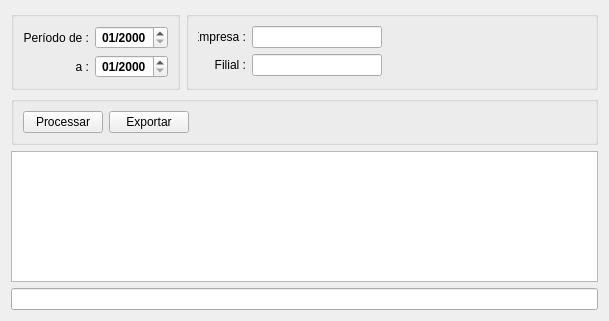
<?xml version="1.0" encoding="UTF-8"?>
<ui version="4.0">
 <class>GuiaINSSFolha</class>
 <widget class="QWidget" name="GuiaINSSFolha">
  <property name="geometry">
   <rect>
    <x>0</x>
    <y>0</y>
    <width>609</width>
    <height>321</height>
   </rect>
  </property>
  <property name="windowTitle">
   <string>Form</string>
  </property>
  <layout class="QGridLayout" name="gridLayout_3">
   <item row="2" column="0" colspan="2">
    <widget class="QTableWidget" name="tableWidget"/>
   </item>
   <item row="3" column="0" colspan="2">
    <widget class="QLineEdit" name="campoPesquisarObjetosTabela">
     <property name="clearButtonEnabled">
      <bool>true</bool>
     </property>
    </widget>
   </item>
   <item row="0" column="1">
    <widget class="QGroupBox" name="groupBox_2">
     <property name="title">
      <string/>
     </property>
     <layout class="QGridLayout" name="gridLayout">
      <item row="0" column="1">
       <widget class="QLineEdit" name="campoID_Empresa">
        <property name="maximumSize">
         <size>
          <width>130</width>
          <height>16777215</height>
         </size>
        </property>
        <property name="clearButtonEnabled">
         <bool>true</bool>
        </property>
       </widget>
      </item>
      <item row="0" column="0">
       <widget class="QLabel" name="label_3">
        <property name="maximumSize">
         <size>
          <width>48</width>
          <height>16777215</height>
         </size>
        </property>
        <property name="text">
         <string>Empresa :</string>
        </property>
        <property name="alignment">
         <set>Qt::AlignRight|Qt::AlignTrailing|Qt::AlignVCenter</set>
        </property>
       </widget>
      </item>
      <item row="1" column="1">
       <widget class="QLineEdit" name="campoID_Filial">
        <property name="maximumSize">
         <size>
          <width>130</width>
          <height>16777215</height>
         </size>
        </property>
        <property name="clearButtonEnabled">
         <bool>true</bool>
        </property>
       </widget>
      </item>
      <item row="1" column="0">
       <widget class="QLabel" name="label_5">
        <property name="maximumSize">
         <size>
          <width>48</width>
          <height>16777215</height>
         </size>
        </property>
        <property name="text">
         <string>Filial :</string>
        </property>
        <property name="alignment">
         <set>Qt::AlignRight|Qt::AlignTrailing|Qt::AlignVCenter</set>
        </property>
       </widget>
      </item>
      <item row="0" column="2">
       <widget class="QLabel" name="campoDescricaoEmpresa">
        <property name="text">
         <string/>
        </property>
       </widget>
      </item>
      <item row="1" column="2">
       <widget class="QLabel" name="campoDescricaoFilial">
        <property name="text">
         <string/>
        </property>
       </widget>
      </item>
     </layout>
    </widget>
   </item>
   <item row="1" column="0" colspan="2">
    <widget class="QGroupBox" name="groupBox_3">
     <property name="title">
      <string/>
     </property>
     <layout class="QGridLayout" name="gridLayout_4">
      <item row="0" column="0">
       <layout class="QHBoxLayout" name="horizontalLayout">
        <item>
         <widget class="QPushButton" name="botaoProcessar">
          <property name="text">
           <string>Processar</string>
          </property>
          <property name="icon">
           <iconset resource="thema.qrc">
            <normaloff>:/images/botaoProcessar.png</normaloff>:/images/botaoProcessar.png</iconset>
          </property>
         </widget>
        </item>
        <item>
         <widget class="QPushButton" name="botaoExportar">
          <property name="text">
           <string>Exportar</string>
          </property>
          <property name="icon">
           <iconset resource="thema.qrc">
            <normaloff>:/images/csv-file-format-extension.png</normaloff>:/images/csv-file-format-extension.png</iconset>
          </property>
         </widget>
        </item>
        <item>
         <spacer name="horizontalSpacer">
          <property name="orientation">
           <enum>Qt::Horizontal</enum>
          </property>
          <property name="sizeHint" stdset="0">
           <size>
            <width>40</width>
            <height>20</height>
           </size>
          </property>
         </spacer>
        </item>
       </layout>
      </item>
     </layout>
    </widget>
   </item>
   <item row="0" column="0">
    <widget class="QGroupBox" name="groupBox">
     <property name="title">
      <string/>
     </property>
     <layout class="QGridLayout" name="gridLayout_2">
      <item row="0" column="0">
       <layout class="QHBoxLayout" name="horizontalLayout_3">
        <item>
         <widget class="QLabel" name="label">
          <property name="text">
           <string>Período de :</string>
          </property>
          <property name="alignment">
           <set>Qt::AlignRight|Qt::AlignTrailing|Qt::AlignVCenter</set>
          </property>
         </widget>
        </item>
        <item>
         <widget class="QDateEdit" name="periodoInicial">
          <property name="minimumSize">
           <size>
            <width>73</width>
            <height>0</height>
           </size>
          </property>
          <property name="font">
           <font>
            <weight>75</weight>
            <bold>true</bold>
           </font>
          </property>
          <property name="alignment">
           <set>Qt::AlignCenter</set>
          </property>
          <property name="displayFormat">
           <string>MM/yyyy</string>
          </property>
         </widget>
        </item>
       </layout>
      </item>
      <item row="1" column="0">
       <layout class="QHBoxLayout" name="horizontalLayout_4">
        <item>
         <widget class="QLabel" name="label_2">
          <property name="text">
           <string>a :</string>
          </property>
          <property name="alignment">
           <set>Qt::AlignRight|Qt::AlignTrailing|Qt::AlignVCenter</set>
          </property>
         </widget>
        </item>
        <item>
         <widget class="QDateEdit" name="periodoFinal">
          <property name="minimumSize">
           <size>
            <width>73</width>
            <height>0</height>
           </size>
          </property>
          <property name="font">
           <font>
            <weight>75</weight>
            <bold>true</bold>
           </font>
          </property>
          <property name="alignment">
           <set>Qt::AlignCenter</set>
          </property>
          <property name="displayFormat">
           <string>MM/yyyy</string>
          </property>
         </widget>
        </item>
       </layout>
      </item>
     </layout>
    </widget>
   </item>
  </layout>
 </widget>
 <tabstops>
  <tabstop>periodoInicial</tabstop>
  <tabstop>periodoFinal</tabstop>
  <tabstop>campoID_Empresa</tabstop>
  <tabstop>campoID_Filial</tabstop>
  <tabstop>botaoProcessar</tabstop>
  <tabstop>campoPesquisarObjetosTabela</tabstop>
  <tabstop>tableWidget</tabstop>
  <tabstop>botaoExportar</tabstop>
 </tabstops>
 <resources>
  <include location="thema.qrc"/>
 </resources>
 <connections/>
</ui>
